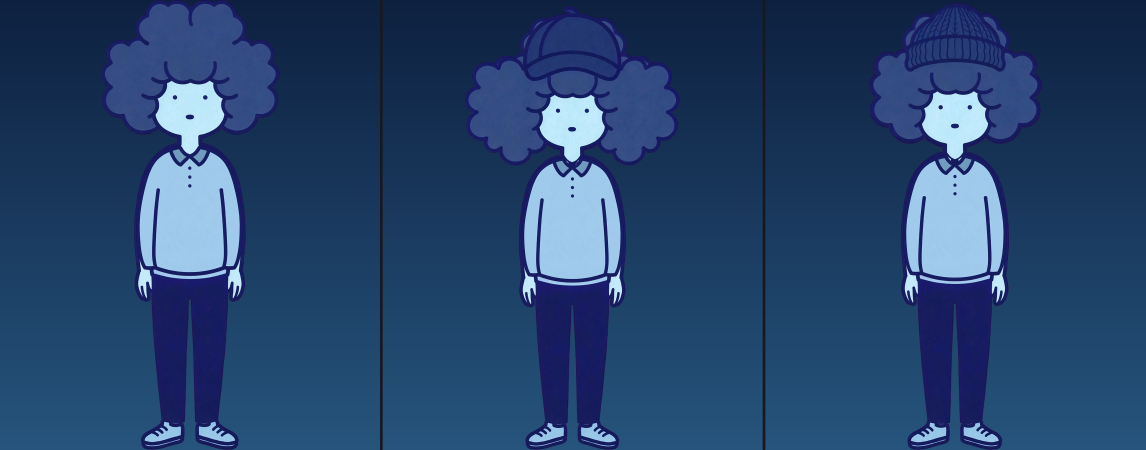
#> input picture tools/audit28/face3_body_a.png, 3436 x 1350 px, given in place of body_a.png, which was not available (shown at 1/3 size)
$ python verify_faces28.py
#> lines starting #> are read from the running program, lines starting #| are printed output that depends on the picture
### tools/mirror_v0128.py
#!/usr/bin/env python3
"""Exact Python mirror of PersonComposer (Kotlin) for the v0.1.28 audit.

Draws from the shipped drawable-nodpi assets with the same boxes,
calibrations, rigs and anchors as PersonFigure.kt. Anchor/cal values
are read from ANCH below — keep them in sync with PersonAnchors /
PersonCanvas.topCal in the Kotlin source (the audit script prints any
drift it is told about via --check).

Geometry recap (Kotlin): the canvas rect is W x H px; the person
height ph = H / (1 + padTopRatio); the person stands at the bottom
(pt = H - ph). For canvas-family bases the body bbox is drawn at
(bl, pt, bw, ph); tops are laid into the same canvas frame with
topCal about their bbox center. The rank-5 portrait is drawn at
width ph * imgW/imgH, height ph, centered. Rigs are fractions of
the drawn body rect (bl, pt, bw, ph).
"""
import os
import sys

from PIL import Image, ImageDraw

RES = os.path.expanduser(
    "~/workspace/tenki-no-kotae/app/src/main/res/drawable-nodpi")

IMG = {}


def img(name):
    if name not in IMG:
        IMG[name] = Image.open(os.path.join(RES, name + ".png")).convert("RGBA")
    return IMG[name]

CANVAS_W, CANVAS_H = 1120.0, 2240.0

BOX = {
    "body_a": (0.1589, 0.0768, 0.8438, 0.9411),
    "body_b": (0.1580, 0.0763, 0.8446, 0.9397),
    "body_c": (0.1116, 0.0759, 0.8893, 0.9411),
    "top_tshirt": (0.1795, 0.3031, 0.8214, 0.6741),
    "top_shirt": (0.2420, 0.3125, 0.7580, 0.6263),
    "top_cardigan": (0.0839, 0.1911, 0.9170, 0.8004),
    "top_lightouter": (0.1411, 0.2741, 0.8625, 0.6920),
    "top_knitcoat": (0.1491, 0.2384, 0.8527, 0.7781),
    "top_down": (0.0598, 0.2487, 0.9411, 0.7098),
    "outfit_raincoat": (0.2348, 0.0759, 0.7670, 0.9420),
}
TOPCAL = {
    "top_tshirt": (0.64, 0.875, 0.0, 0.028),
    "top_shirt": (0.80, 0.80, 0.0, 0.014),
    "top_cardigan": (0.55, 0.45, 0.0, -0.003),
    "top_lightouter": (0.63, 0.625, 0.0, 0.000),
    "top_knitcoat": (0.67, 0.60, 0.0, 0.011),
    "top_down": (1.00, 0.575, 0.0, 0.005),
}
BODY_ART = {"BODY_A": "body_a", "BODY_B": "body_b", "BODY_C": "body_c",
            "RAINCOAT": "outfit_raincoat", "RANK5_PORTRAIT": "person_rank5",
            "RANK6_PORTRAIT": "person_rank6"}
PORTRAITS = ("RANK5_PORTRAIT", "RANK6_PORTRAIT")
TOP_ART = {"TSHIRT": "top_tshirt", "SHIRT": "top_shirt",
           "CARDIGAN": "top_cardigan", "LIGHT_OUTER": "top_lightouter",
           "KNIT_COAT": "top_knitcoat", "DOWN": "top_down"}
RIGS = {
    "BODY_A": (0.502, 0.180, 0.399, 0.248, 0.747, 0.754, 0.638, 0.241, 0.637, 0.360),
    "BODY_B": (0.480, 0.180, 0.337, 0.307, 0.689, 0.732, 0.630, 0.264, 0.630, 0.362),
    "BODY_C": (0.519, 0.180, 0.336, 0.330, 0.668, 0.893, 0.629, 0.106, 0.629, 0.316),
    "RANK5_PORTRAIT": (0.489, 0.180, 0.314, 0.306, 0.690, 0.756, 0.629, 0.242, 0.629, 0.365),
    "RANK6_PORTRAIT": (0.497, 0.180, 0.330, 0.323, 0.671, 0.80, 0.63, 0.20, 0.63, 0.328),
    "RAINCOAT": (0.507, 0.081, 0.336, 0.201, 0.743, 0.848, 0.629, 0.148, 0.629, 0.40),
}
# Measured feature lines (fractions of the body rect): the eye line
# and the mouth line of each base picture, from ink-cluster analysis
# of the shipped assets (v0.1.21). Sunglasses and the mask are placed
# from these, not from the skin-bbox fractions.
FEATURES = {
    "BODY_A": (0.216, 0.260), "BODY_B": (0.216, 0.260),
    "BODY_C": (0.216, 0.260), "RANK5_PORTRAIT": (0.217, 0.260),
    "RANK6_PORTRAIT": (0.216, 0.261), "RAINCOAT": (0.216, 0.260),
}
# anchors (mirror of PersonAnchors) — audit may override via ANCH_OVERRIDES
ANCH = {
    # *_W is the painted width over body width, *_BOTTOM the
    # painted bottom line, *_HS flattens the tall generated domes.
    "MASK_W": 1.02, "MASK_DROP": 0.020, "MASK_H": 0.068,
    "SUNG_W": 1.12,
    "MUFFLER_H": 0.27, "MUFFLER_TOP": 0.305,
    "TOWEL_H": 0.212, "TOWEL_TOP": 0.298,
    "MITTEN_H": 0.115, "MITTEN_HAND_AT": 0.42,
    "FOLD2_H": 0.30, "FOLD2_GRIP_X": 0.52, "FOLD2_GRIP_Y": 0.90,
    "UMB_WIDTH": 1.12, "UMB_TOP": 0.005, "UMB_SHAFT_X": 0.507,
    "UMB_SHAFT_W": 0.030,
    "PARASOL_W": 1.15, "PARASOL_TOP": -0.20, "PARASOL_SHAFT_X": 0.508,
    "PARASOL_SHAFT_W": 0.057,
    "UCHIWA_H": 0.21, "UCHIWA_GRIP_X": 0.502, "UCHIWA_GRIP_Y": 0.90,
    "SWEAT_X1": 0.19, "SWEAT_X2": 0.83, "SWEAT_Y": 0.27, "SWEAT_R": 0.022,
    "SHIVER_X1": 0.045, "SHIVER_X2": 0.955, "SHIVER_TOP": 0.42,
    "SHIVER_STEP": 0.028, "SHIVER_AMP": 0.018, "SHIVER_W": 0.006,
}
ANCH_OVERRIDES = {}
# Painted box inside each hat asset (asset fractions, v0.1.23 —
# measured from the shipped PNGs' alpha). The cap asset carries
# wide transparent margins; the knit cap fills its frame.

# Cloth box inside the mask asset (asset fractions, v0.1.24 —
# measured from the shipped PNG: the white cloth component; the
# ear loops fill the rest of the width).
MASK_PAINT = (0.125, 0.027, 0.874, 0.973)

OUTFIT_FOR = {  # rank -> (base, top)
    0: ("BODY_B", "TSHIRT"), 1: ("BODY_A", "SHIRT"),
    2: ("BODY_A", "CARDIGAN"), 3: ("BODY_A", "LIGHT_OUTER"),
    4: ("BODY_A", "KNIT_COAT"), 5: ("RANK5_PORTRAIT", None),
    6: ("RANK6_PORTRAIT", None),
}


# Head layers (v0.1.25): face boxes / eye lines inside the layer
# assets, as in PersonAnchors (fractions of the layer image).
HEAD_FACE = {"CAP": (0.349, 0.556, 0.651, 0.848),
             "KNITCAP": (0.306, 0.551, 0.689, 0.845)}
# v0.1.28: per-base chin-based target face boxes (measured off the
# shipped base assets with the same detector as the layers').
HEAD_TARGET = {
    "BODY_A": (0.308, 0.180, 0.687, 0.288),
    "BODY_B": (0.307, 0.181, 0.688, 0.289),
    "BODY_C": (0.330, 0.180, 0.667, 0.288),
    "RANK5_PORTRAIT": (0.306, 0.181, 0.689, 0.289),
    "RANK6_PORTRAIT": (0.324, 0.181, 0.670, 0.279),
    "RAINCOAT": (0.251, 0.180, 0.740, 0.288),
}
HEAD_EYE_Y = {"BODY_A": 0.216, "BODY_B": 0.216, "BODY_C": 0.216,
              "RANK5_PORTRAIT": 0.217, "RANK6_PORTRAIT": 0.216,
              "RAINCOAT": 0.216}
HEAD_EYE = {"CAP": 0.654, "KNITCAP": 0.650}
HEAD_ART = {"CAP": "layer_head_cap", "KNITCAP": "layer_head_knitcap"}
# v0.1.27: the raincoat base's own variants, clipped to the hood
# opening (same canvas / face anchors as the standard layers).
HEAD_ART_RAIN = {"CAP": "layer_head_cap_rain",
                 "KNITCAP": "layer_head_knitcap_rain"}


def head_art(head, base):
    return HEAD_ART_RAIN[head] if base == "RAINCOAT" else HEAD_ART[head]


def body_aspect(base):
    if base == "RANK5_PORTRAIT":
        return 405 / 1024
    if base == "RANK6_PORTRAIT":
        return 448 / 1024
    b = BOX[BODY_ART[base]]
    return (b[2] - b[0]) * CANVAS_W / ((b[3] - b[1]) * CANVAS_H)


def head_layer_rect(head, base, bl, pt, bw, ph):
    """(left, top, w, h): PersonAnchors.headLayerRect's math
    (v0.1.28): non-uniform scale — the layer's face box is drawn
    onto the base's measured target face box (width ratio x,
    height ratio y) — positioned by the face centre x and the
    eye line, for every base including the raincoat."""
    im = img(head_art(head, base))
    iw, ih = im.size
    ll, lt, lr, lb = HEAD_FACE[head]
    tl, tt, tr, tb = HEAD_TARGET[base]
    w = (tr - tl) * bw / (lr - ll)
    h = (tb - tt) * ph / (lb - lt)
    left = bl + (tl + tr) / 2 * bw - (ll + lr) / 2 * w
    top = pt + HEAD_EYE_Y[base] * ph - HEAD_EYE[head] * h
    return left, top, w, h


# ---- v0.1.26: arm layers + umbrella variants ----
# ARM mirrors PersonAnchors.armAnchor (grip, shaft, dw_frac,
# dh_frac, rot in PIL degrees); placement mirrors
# tools/sleeve_arms/preview_sleeve_arms.py, the source of truth.
ARM = {
    "arm_polo_umbrella_open":
        {"grip": (0.83, 0.84), "shaft": 0.815, "dw_frac": 1.20, "dh_frac": 0.95, "rot": 0},
    "arm_polo_umbrella_folding":
        {"grip": (0.40, 0.40), "shaft": None, "dw_frac": None, "dh_frac": 0.70, "rot": 12},
    "arm_polo_parasol":
        {"grip": (0.598, 0.909), "shaft": 0.598, "dw_frac": 1.578, "dh_frac": 0.815, "rot": 0},
    "arm_polo_uchiwa":
        {"grip": (0.235, 0.842), "shaft": None, "dw_frac": 0.690, "dh_frac": 0.351, "rot": 0},
    "arm_cardigan_umbrella_open":
        {"grip": (0.57, 0.84), "shaft": 0.545, "dw_frac": 1.20, "dh_frac": 0.95, "rot": 0},
    "arm_cardigan_umbrella_folding":
        {"grip": (0.42, 0.40), "shaft": None, "dw_frac": None, "dh_frac": 0.70, "rot": 24},
    "arm_knitcoat_umbrella_open":
        {"grip": (0.79, 0.85), "shaft": 0.775, "dw_frac": 1.20, "dh_frac": 0.95, "rot": 0},
    "arm_knitcoat_umbrella_folding":
        {"grip": (0.42, 0.40), "shaft": None, "dw_frac": None, "dh_frac": 0.70, "rot": 24},
}
ARM_ART = {  # (top, held) -> drawable name (PersonAnchors.armArt)
    ("TSHIRT", "OPEN"): "arm_polo_umbrella_open",
    ("SHIRT", "OPEN"): "arm_polo_umbrella_open",
    ("TSHIRT", "FOLDED"): "arm_polo_umbrella_folding",
    ("SHIRT", "FOLDED"): "arm_polo_umbrella_folding",
    ("TSHIRT", "PARASOL"): "arm_polo_parasol",
    ("SHIRT", "PARASOL"): "arm_polo_parasol",
    ("TSHIRT", "UCHIWA"): "arm_polo_uchiwa",
    ("SHIRT", "UCHIWA"): "arm_polo_uchiwa",
    ("CARDIGAN", "OPEN"): "arm_cardigan_umbrella_open",
    ("LIGHT_OUTER", "OPEN"): "arm_cardigan_umbrella_open",
    ("CARDIGAN", "FOLDED"): "arm_cardigan_umbrella_folding",
    ("LIGHT_OUTER", "FOLDED"): "arm_cardigan_umbrella_folding",
    ("KNIT_COAT", "OPEN"): "arm_knitcoat_umbrella_open",
    ("KNIT_COAT", "FOLDED"): "arm_knitcoat_umbrella_folding",
}
# (base, held) -> (drawable, inner rect) (PersonAnchors.variant*)
VARIANT = {
    ("RANK5_PORTRAIT", "OPEN"): ("rank5_umbrella_open",
                                 (0.0039, 0.0818, 0.8056, 0.9999)),
    ("RANK5_PORTRAIT", "FOLDED"): ("rank5_umbrella_folding",
                                   (0.0002, -0.0011, 1.0002, 1.0000)),
    ("RANK6_PORTRAIT", "OPEN"): ("rank6_umbrella_open",
                                 (0.0037, 0.1361, 0.8830, 0.9999)),
    ("RANK6_PORTRAIT", "FOLDED"): ("rank6_umbrella_folding",
                                   (0.0016, -0.0023, 0.9756, 1.0000)),
    ("RAINCOAT", "OPEN"): ("raincoat_umbrella_open",
                           (0.0624, 0.1690, 0.7201, 0.9998)),
    ("RAINCOAT", "FOLDED"): ("raincoat_umbrella_folding",
                             (-0.0001, -0.0007, 0.8948, 1.0000)),
}


def arm_art(top, held):
    return ARM_ART.get((top, held))


def variant_of(base, held):
    return VARIANT.get((base, held))


# [9 lines left out: function arm_rect, not called in this run]


def arm_poke(spec):
    name = arm_art(spec.get("top"), spec.get("held"))
    if not name:
        return 0.0
    bw = body_aspect(spec["base"]) * 1000.0
    r = arm_rect(name, RIGS[spec["base"]], 0.0, 0.0, bw, 1000.0)
    return max(0.0, -r[1] / 1000.0)


def variant_poke(spec):
    v = variant_of(spec["base"], spec.get("held"))
    if not v:
        return 0.0
    inner = v[1]
    return max(0.0, inner[1] / (inner[3] - inner[1]))


def pad_top_ratio(spec):
    import math
    pad = 0.0
    arm = arm_art(spec.get("top"), spec.get("held"))
    if spec.get("held") == "PARASOL" and not arm:
        pad = 0.34
    poke = arm_poke(spec)
    if poke > 0:
        pad = max(pad, math.ceil((poke + 0.005) * 100) / 100)
    vpoke = variant_poke(spec)
    if vpoke > 0:
        pad = max(pad, math.ceil((vpoke + 0.005) * 100) / 100)
    head = spec.get("head")
    if head in ("CAP", "KNITCAP"):
        bw = body_aspect(spec["base"]) * 1000.0
        _, top, _, _ = head_layer_rect(head, spec["base"], 0.0, 0.0, bw, 1000.0)
        poke = max(0.0, -top / 1000.0)
        pad = max(pad, math.ceil((poke + 0.005) * 100) / 100)
    return pad


def sky(w, h, top=(13, 32, 64), bottom=(38, 84, 124)):
#> called with w = 1140, h = 1350, top = (13, 32, 64), bottom = (38, 84, 124)
    imgc = Image.new("RGB", (w, h))
#> imgc: PIL image 1140x1350 RGB; every value is 0
    d = ImageDraw.Draw(imgc)
    for y in range(h):
        t = y / max(1, h - 1)
        d.line([(0, y), (w, y)], fill=tuple(
            round(top[i] + (bottom[i] - top[i]) * t) for i in range(3)))
    return imgc.convert("RGBA")
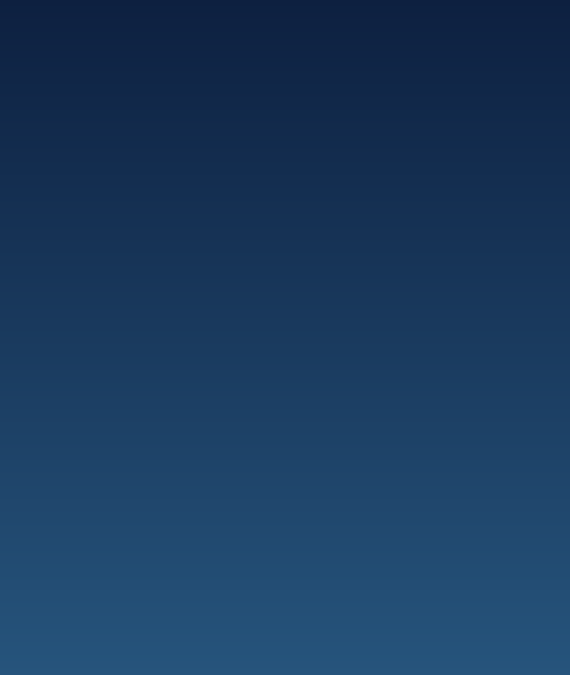
#> returned value: PIL image 1140x1350 RGBA (shown at 1/2 size); mean R, G, B, A 25.5, 58, 94, 255


def paste(canvas, im, rect):
    x, y, w, h = rect
    if w <= 0 or h <= 0:
        return
    canvas.alpha_composite(
        im.resize((max(1, round(w)), max(1, round(h))), Image.LANCZOS),
        (round(x), round(y)))


# [14 lines left out: function paste_rot, not called in this run]


def draw(canvas, spec, W=760, H=900):
    """spec keys: base, top, neck, mittens, head, mask, sunglasses,
    held, sweat, shiver. Mirrors PersonComposer.draw."""
#> called with W = 1140, H = 1350
    A = dict(ANCH, **ANCH_OVERRIDES)
#> A = 34 items
    ph = H / (1.0 + pad_top_ratio(spec))
    pt = H - ph
    base = spec["base"]
    rig = RIGS[base]
    (face_cx, face_top, face_bot, face_l, face_r,
     hand_rx, hand_ry, hand_lx, hand_ly, cheek_w) = rig
    face_w, face_h = face_r - face_l, face_bot - face_top

    variant = variant_of(base, spec.get("held"))
    if variant:
        # v0.1.26: the base is swapped whole for its umbrella
        # variant, drawn so the variant's inner rect lands exactly
        # on the standard person rect.
        vname, inner = variant
        bw = ph * body_aspect(base)
        bl = (W - bw) / 2
        dw = bw / (inner[2] - inner[0])
        dh = ph / (inner[3] - inner[1])
        paste(canvas, img(vname),
              (bl - inner[0] * dw, pt - inner[1] * dh, dw, dh))
    elif base in PORTRAITS:
        person = img(BODY_ART[base])
        bw = ph * person.size[0] / person.size[1]
        bl = (W - bw) / 2
        paste(canvas, person, (bl, pt, bw, ph))
    else:
        body_name = BODY_ART[base]
        box = BOX[body_name]
        scale = ph / ((box[3] - box[1]) * CANVAS_H)
        cw, ch = CANVAS_W * scale, CANVAS_H * scale
        bw = (box[2] - box[0]) * cw
        bl = (W - bw) / 2
        ox, oy = bl - box[0] * cw, pt - box[1] * ch

        def part_rect(name):
#> called with name = 'body_a'
            b = BOX[name]
#> b = (0.159, 0.0768, 0.844, 0.941)
            x0, y0 = ox + b[0] * cw, oy + b[1] * ch
#> x0 = 302.6; y0 = 0
            x1, y1 = ox + b[2] * cw, oy + b[3] * ch
#> x1 = 837.4; y1 = 1350
            cal = TOPCAL.get(name)
            if cal:
                cx, cy = (x0 + x1) / 2, (y0 + y1) / 2
                w, h = (x1 - x0) * cal[0], (y1 - y0) * cal[1]
                x0 = cx - w / 2 + cal[2] * bw
                y0 = cy - h / 2 + cal[3] * ph
                x1, y1 = x0 + w, y0 + h
            return (x0, y0, x1 - x0, y1 - y0)

        paste(canvas, img(body_name), part_rect(body_name))
#> in paste, `x, y, w, h = rect`: x = 302.6; y = 0; w = 534.9; h = 1350
#> in paste, `canvas.alpha_composite( im.resize((max(1, round(w)), max(1, round(h)))..`:
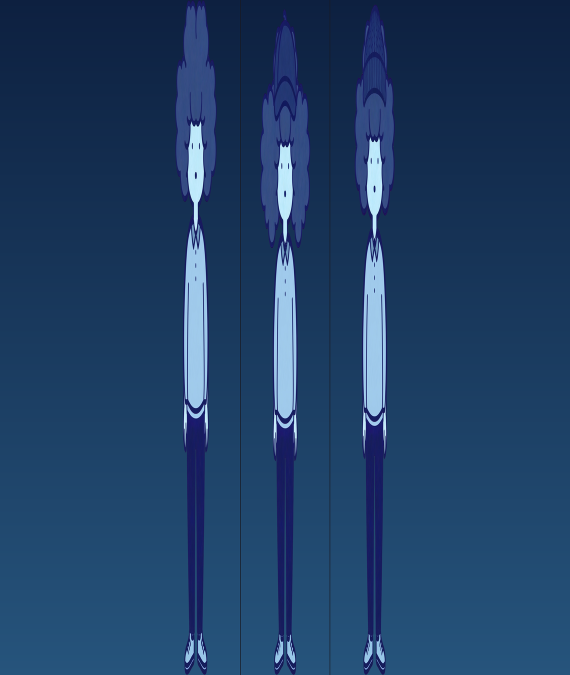
#> canvas: PIL image 1140x1350 RGBA (shown at 1/2 size); mean R, G, B, A 31.7, 63, 101.1, 255
        if spec.get("top"):
            tn = TOP_ART[spec["top"]]
            paste(canvas, img(tn), part_rect(tn))
#> call 2 of img, with name = 'top_shirt'
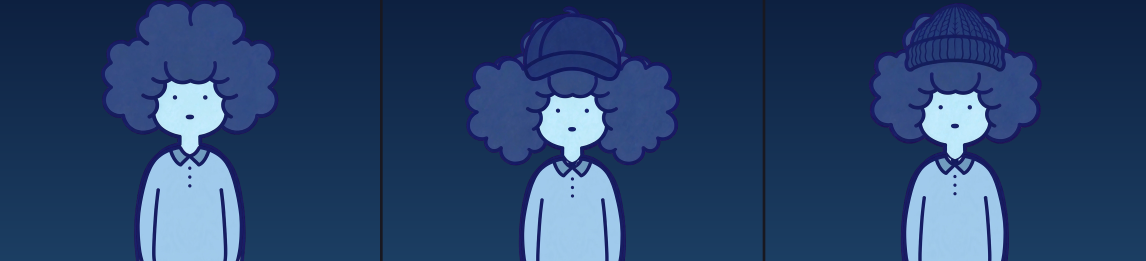
#> input picture tools/audit28/face3_body_a_crop.png, 3436 x 783 px, given in place of top_shirt.png, which was not available (shown at 1/3 size)
#> call 2 of paste, with rect = (407.8, 436.1, 322.4, 392.1)
#> in paste (call 2), `x, y, w, h = rect`: x = 407.8; y = 436.1; w = 322.4; h = 392.1
#> in paste (call 2), `canvas.alpha_composite( im.resize((max(1, round(w)), max(1, round(h)))..`:
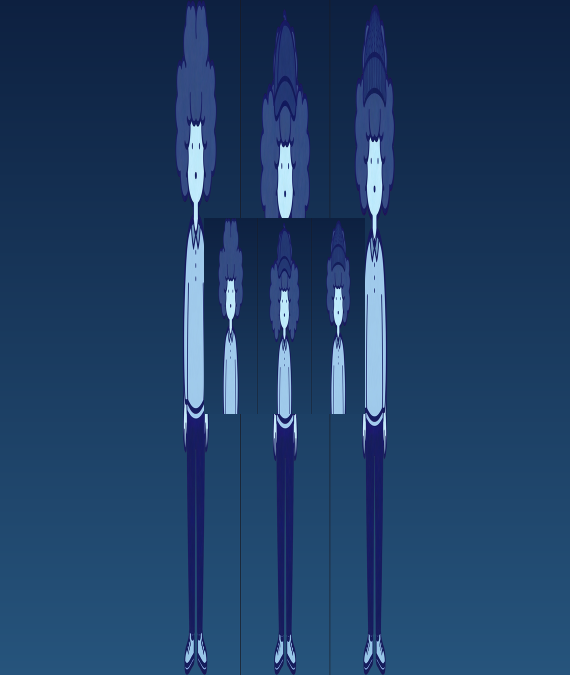
#> canvas: PIL image 1140x1350 RGBA (shown at 1/2 size); mean R, G, B, A 31.7, 62.6, 100.8, 255
#> (the rest of the program and of its run is left out)
